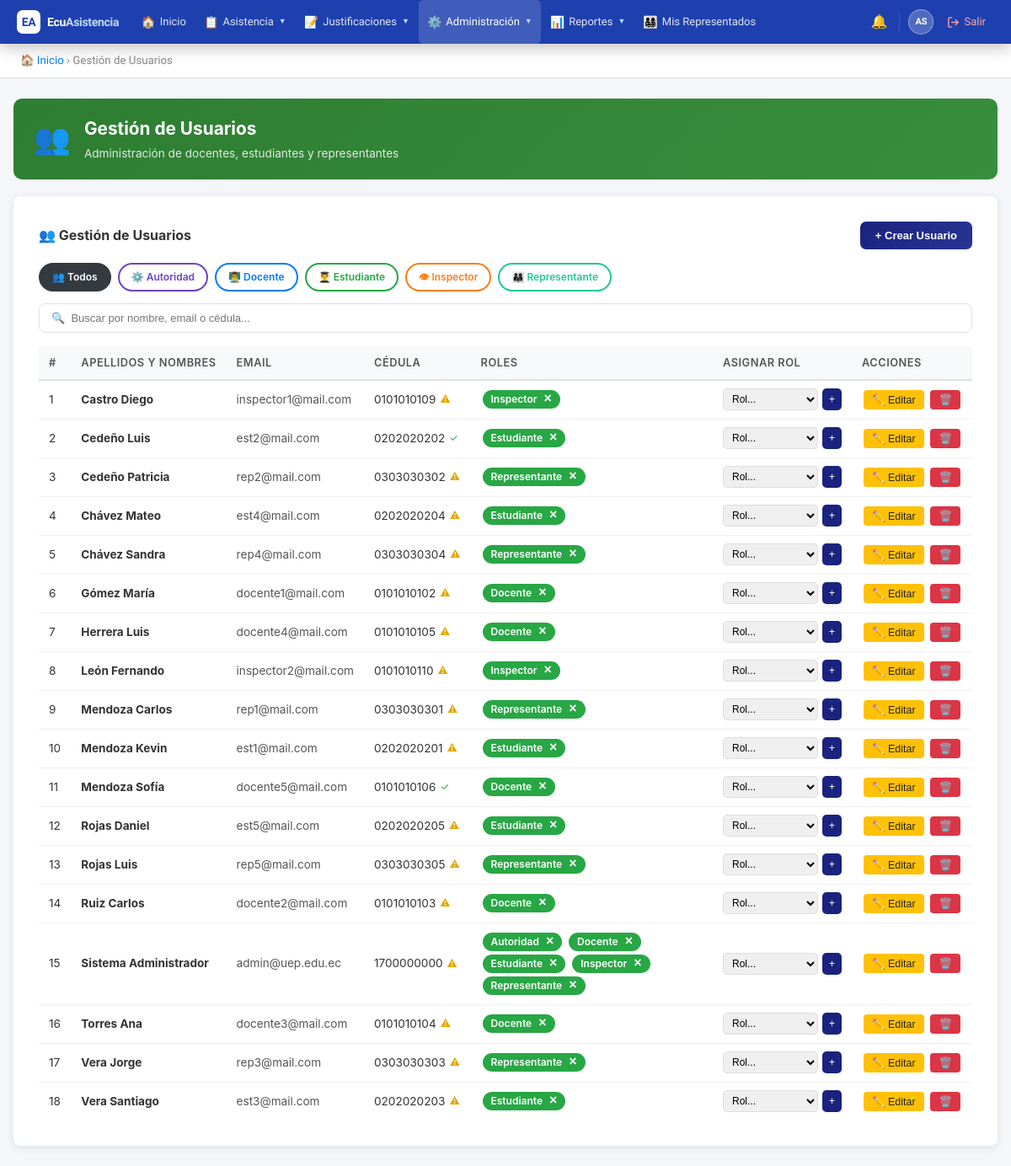
Page /public/?action=users (signed in) on the committed database.
### tables this page shows
CREATE TABLE `roles` (
  `id` int(11) NOT NULL AUTO_INCREMENT,
  `name` varchar(50) NOT NULL,
  `description` text DEFAULT NULL,
  `created_at` timestamp NOT NULL DEFAULT current_timestamp(),
  `updated_at` timestamp NOT NULL DEFAULT current_timestamp() ON UPDATE current_timestamp(),
  PRIMARY KEY (`id`),
  UNIQUE KEY `name` (`name`)
);

CREATE TABLE `users` (
  `id` int(11) NOT NULL AUTO_INCREMENT,
  `institution_id` int(11) NOT NULL,
  `username` varchar(50) NOT NULL,
  `email` varchar(100) NOT NULL,
  `password` varchar(255) NOT NULL,
  `first_name` varchar(100) NOT NULL,
  `last_name` varchar(100) NOT NULL,
  `dni` varchar(20) DEFAULT NULL,
  `phone` varchar(20) DEFAULT NULL,
  `reset_token` varchar(255) DEFAULT NULL,
  `reset_expires` datetime DEFAULT NULL,
  `is_active` tinyint(1) DEFAULT 1,
  `is_superadmin` tinyint(1) NOT NULL DEFAULT 0,
  `created_at` timestamp NOT NULL DEFAULT current_timestamp(),
  `updated_at` timestamp NOT NULL DEFAULT current_timestamp() ON UPDATE current_timestamp(),
  PRIMARY KEY (`id`),
  UNIQUE KEY `username` (`username`),
  UNIQUE KEY `email` (`email`),
  UNIQUE KEY `dni` (`dni`),
  KEY `institution_id` (`institution_id`),
  CONSTRAINT `users_ibfk_1` FOREIGN KEY (`institution_id`) REFERENCES `institutions` (`id`)
);

### controllers/UserController.php (called while the page is built, shortened)
<?php
require_once BASE_PATH . '/models/User.php';
require_once BASE_PATH . '/models/Role.php';
class UserController {
    private $userModel;
    private $roleModel;
    public function __construct() {
        $db = new Database();
        $this->userModel = new User($db);
        $this->roleModel = new Role($db);
    }
    public function index() {
        $users = $this->userModel->getAll();
        $roles = $this->roleModel->getAll();
        include BASE_PATH . '/views/users/index.php';
    }
}

### config/database.php (called while the page is built)
<?php
class Database {
    private $host = 'localhost';
    private $db = 'ecuasistencia2026_db';
    private $user = 'root';
    private $pass = '';
    private $charset = 'utf8mb4';
    private $pdo;
    public function connect() {
        if ($this->pdo === null) {
            $dsn = "mysql:host={$this->host};dbname={$this->db};charset={$this->charset}";
            $options = [
                PDO::ATTR_ERRMODE => PDO::ERRMODE_EXCEPTION,
                PDO::ATTR_DEFAULT_FETCH_MODE => PDO::FETCH_ASSOC,
                PDO::ATTR_EMULATE_PREPARES => false,
            ];
            try {
                $this->pdo = new PDO($dsn, $this->user, $this->pass, $options);
            } catch (PDOException $e) {
                die('Error de conexión: ' . $e->getMessage());
            }
        }
        return $this->pdo;
    }
}

### models/Role.php (called while the page is built, shortened)
<?php
class Role {
    private $db;
    public function __construct($database) {
        $this->db = $database->connect();
    }
    public function getAll() {
        $sql = "SELECT * FROM roles ORDER BY name";
        $stmt = $this->db->query($sql);
        return $stmt->fetchAll();
    }
}

### models/User.php (called while the page is built, shortened)
<?php
class User {
    public $db;
    public function __construct($database) {
        $this->db = $database->connect();
    }
    public function getAll() {
        $sql = "SELECT u.*, GROUP_CONCAT(r.name) as roles
                FROM users u
                LEFT JOIN user_roles ur ON u.id = ur.user_id
                LEFT JOIN roles r ON ur.role_id = r.id
                WHERE u.institution_id = :institution_id
                GROUP BY u.id
                ORDER BY u.last_name, u.first_name";
        $stmt = $this->db->prepare($sql);
        $stmt->execute([':institution_id' => $_SESSION['institution_id']]);
        return $stmt->fetchAll();
    }
}

### views/users/index.php (the view, shortened to what this page needs)
<!DOCTYPE html>
<html lang="es">
<head>
</head>
<body>
<?php include BASE_PATH . '/views/partials/navbar.php'; ?>
<div class="breadcrumb">
    <a href="?action=dashboard">🏠 Inicio</a> &rsaquo; Gestión de Usuarios
</div>
<div class="container">
    <div class="page-header" style="background:linear-gradient(135deg,#2e7d32,#388e3c);">
        <div class="ph-icon">👥</div>
        <div>
            <h1>Gestión de Usuarios</h1>
            <p>Administración de docentes, estudiantes y representantes</p>
        </div>
    </div>
    <div class="card">
        <div style="display:flex;justify-content:space-between;align-items:center;margin-bottom:16px;">
            <h2 style="font-size:16px;color:#333;">👥 Gestión de Usuarios</h2>
            <button onclick="openCreateModal()" style="padding:9px 18px;background:linear-gradient(135deg,#1a237e,#283593);color:white;border:none;border-radius:7px;font-size:13px;font-weight:600;cursor:pointer;">
                + Crear Usuario
            </button>
        </div>
        <?php
        $roleIcons  = ['docente'=>'👨‍🏫','estudiante'=>'👨‍🎓','inspector'=>'👁','autoridad'=>'⚙️','representante'=>'👨‍👩‍👧'];
        $roleColors = [
            'docente'      => ['active'=>'background:#007bff;color:white;border-color:#007bff;',      'outline'=>'color:#007bff;border-color:#007bff;'],
            'estudiante'   => ['active'=>'background:#28a745;color:white;border-color:#28a745;',      'outline'=>'color:#28a745;border-color:#28a745;'],
            'inspector'    => ['active'=>'background:#fd7e14;color:white;border-color:#fd7e14;',      'outline'=>'color:#fd7e14;border-color:#fd7e14;'],
            'autoridad'    => ['active'=>'background:#6f42c1;color:white;border-color:#6f42c1;',      'outline'=>'color:#6f42c1;border-color:#6f42c1;'],
            'representante'=> ['active'=>'background:#20c997;color:white;border-color:#20c997;',      'outline'=>'color:#20c997;border-color:#20c997;'],
        ];
        $currentFilter = $_GET['filter_role'] ?? '';
        ?>
        <div style="display:flex;gap:8px;flex-wrap:wrap;margin-bottom:14px;">
            <a href="?action=users" style="padding:6px 14px;border-radius:20px;text-decoration:none;font-size:12px;font-weight:600;border:2px solid;<?= $currentFilter==='' ? 'background:#343a40;color:white;border-color:#343a40;' : 'color:#343a40;border-color:#343a40;background:white;' ?>">👥 Todos</a>
            <?php foreach($roles as $role):
                $rn=$role['name']; $ico=$roleIcons[$rn]??'👤';
                $col=$roleColors[$rn]??['active'=>'background:#007bff;color:white;border-color:#007bff;','outline'=>'color:#007bff;border-color:#007bff;'];
                $isActive=($currentFilter===$rn); ?>
            <a href="?action=users&filter_role=<?= $rn ?>" style="padding:6px 14px;border-radius:20px;text-decoration:none;font-size:12px;font-weight:600;border:2px solid;<?= $isActive?$col['active']:$col['outline'].'background:white;' ?>">
                <?= $ico ?> <?= ucfirst($rn) ?>
            </a>
            <?php endforeach; ?>
        </div>
        <div class="search-bar">
            <input type="text" id="userSearch" placeholder="🔍  Buscar por nombre, email o cédula..." oninput="filterUsers()">
        </div>
        <table id="usersTable">
            <thead>
                <tr>
                    <th style="width:36px;">#</th>
                    <th>Apellidos y Nombres</th>
                    <th>Email</th>
                    <th>Cédula</th>
                    <th>Roles</th>
                    <th>Asignar Rol</th>
                    <th style="width:140px;">Acciones</th>
                </tr>
            </thead>
            <tbody>
            <?php
            $filteredUsers = $users;
            ?>
            <?php if(empty($filteredUsers)): ?>
                <tr><td colspan="7" style="text-align:center;padding:24px;color:#aaa;">No hay usuarios con este rol</td></tr>
            <?php else: ?>
                <?php $counter=1; foreach($filteredUsers as $user): ?>
                <tr data-search="<?= strtolower(htmlspecialchars($user['last_name'].' '.$user['first_name'].' '.$user['email'].' '.($user['dni']??''))) ?>">
                    <td><?= $counter++ ?></td>
                    <td><strong><?= htmlspecialchars($user['last_name'].' '.$user['first_name']) ?></strong></td>
                    <td style="color:#555;"><?= htmlspecialchars($user['email']) ?></td>
                    <td>
                        <?php
                        $dniRaw = $user['dni'] ?? '';
                        if($dniRaw === '') {
                            echo '—';
                        } elseif(ctype_digit($dniRaw) && strlen($dniRaw) === 10) {
                            $prov = (int)substr($dniRaw,0,2);
                            $tercer = (int)$dniRaw[2];
                            $coef=[2,1,2,1,2,1,2,1,2]; $suma=0;
                            for($i=0;$i<9;$i++){ $r=(int)$dniRaw[$i]*$coef[$i]; $suma+=$r>=10?$r-9:$r; }
                            $res=$suma%10; $dv=$res===0?0:10-$res;
                            $cedulaOk = ($prov>=1 && $prov<=24 && $tercer<6 && $dv===(int)$dniRaw[9]);
                            $icon = $cedulaOk
                                ? '<span title="Cédula verificada" style="color:#28a745;font-size:12px;margin-left:5px;vertical-align:middle;cursor:default;">✓</span>'
                                : '<span title="Cédula no verificada" style="color:#e0a800;font-size:12px;margin-left:5px;vertical-align:middle;cursor:help;">⚠</span>';
                            echo '<span style="display:inline-flex;align-items:center;gap:0;white-space:nowrap;">'.htmlspecialchars($dniRaw).$icon.'</span>';
                        } else {
                            echo '<span style="display:inline-flex;align-items:center;gap:4px;white-space:nowrap;">🌐 '.htmlspecialchars($dniRaw).'</span>';
                        }
                        ?>
                    </td>
                    <td>
                        <?php if($user['roles']):
                            $db2=new Database();
                            $stR=$db2->connect()->prepare("SELECT r.id,r.name FROM roles r INNER JOIN user_roles ur ON r.id=ur.role_id WHERE ur.user_id=:uid ORDER BY r.name");
                            $stR->execute([':uid'=>$user['id']]);
                            foreach($stR->fetchAll() as $rd): ?>
                            <span class="badge">
                                <?= ucfirst($rd['name']) ?>
                                <form method="POST" action="?action=remove_role<?= $currentFilter?'&filter_role='.$currentFilter:'' ?>" style="display:inline;" onsubmit="return confirmRemoveRole(event,'<?= ucfirst($rd['name']) ?>','<?= htmlspecialchars(addslashes($user['last_name'].' '.$user['first_name'])) ?>')">
                                    <button type="submit" class="btn-remove-role">×</button>
                                </form>
                            </span>
                        <?php endforeach; else: ?><em style="color:#bbb;font-size:12px;">Sin roles</em><?php endif; ?>
                    </td>
                    <td>
                        <form method="POST" action="?action=assign_role<?= $currentFilter?'&filter_role='.$currentFilter:'' ?>" style="display:inline-flex;gap:5px;">
                            <select name="role_id" required style="padding:4px 6px;font-size:12px;border-radius:5px;border:1px solid #ddd;">
                                <option value="">Rol...</option>
                            </select>
                            <button type="submit" style="padding:4px 8px;font-size:12px;background:#1a237e;color:white;border:none;border-radius:5px;cursor:pointer;">+</button>
                        </form>
                    </td>
                    <td class="action-buttons">
                        <button onclick="openEditModal(<?= $user['id'] ?>)" class="btn-warning btn-sm">✏️ Editar</button>
                        <form method="POST" action="?action=delete_user<?= $currentFilter?'&filter_role='.$currentFilter:'' ?>" style="display:inline;" onsubmit="return confirmDelete(event,'<?= htmlspecialchars(addslashes($user['last_name'].' '.$user['first_name'])) ?>',this)">
                            <button type="submit" class="btn-danger btn-sm">🗑️</button>
                        </form>
                    </td>
                </tr>
                <?php endforeach; ?>
            <?php endif; ?>
            </tbody>
        </table>
    </div>
</div>
</body>
</html>

### rows in the picture
roles: name "⚙️", name "Autoridad"
roles: name "👨‍🏫", name "Docente"
roles: name "👨‍🎓", name "Estudiante"
roles: name "👁", name "Inspector"
roles: name "👨‍👩‍👧", name "Representante"
users: last_name+first_name "Castro Diego", email "inspector1@mail.com", dni "0101010109"
users: last_name+first_name "Cedeño Luis", email "est2@mail.com", dni "0202020202"
users: last_name+first_name "Cedeño Patricia", email "rep2@mail.com", dni "0303030302"
users: last_name+first_name "Chávez Mateo", email "est4@mail.com", dni "0202020204"
users: last_name+first_name "Chávez Sandra", email "rep4@mail.com", dni "0303030304"
users: last_name+first_name "Gómez María", email "docente1@mail.com", dni "0101010102"
users: last_name+first_name "Herrera Luis", email "docente4@mail.com", dni "0101010105"
users: last_name+first_name "León Fernando", email "inspector2@mail.com", dni "0101010110"
users: last_name+first_name "Mendoza Carlos", email "rep1@mail.com", dni "0303030301"
users: last_name+first_name "Mendoza Kevin", email "est1@mail.com", dni "0202020201"
users: last_name+first_name "Mendoza Sofía", email "docente5@mail.com", dni "0101010106"
users: last_name+first_name "Rojas Daniel", email "est5@mail.com", dni "0202020205"
users: last_name+first_name "Rojas Luis", email "rep5@mail.com", dni "0303030305"
users: last_name+first_name "Ruiz Carlos", email "docente2@mail.com", dni "0101010103"
users: last_name+first_name "Sistema Administrador", email "admin@uep.edu.ec", dni "1700000000"
users: last_name+first_name "Torres Ana", email "docente3@mail.com", dni "0101010104"
users: last_name+first_name "Vera Jorge", email "rep3@mail.com", dni "0303030303"
users: last_name+first_name "Vera Santiago", email "est3@mail.com", dni "0202020203"
